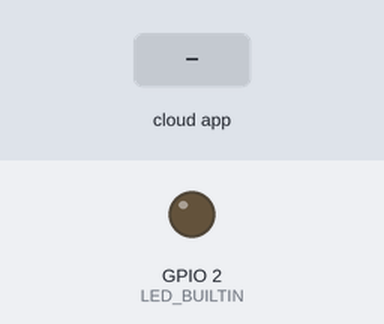
A sketch run on a simulated ESP32. Shown: output pins drawn as LEDs (lit = HIGH). The inputs (shaded band) are chosen by the test bench.

Above: at 1.2 s.
1.3 s: the phone or cloud app sets led to 1
At 2.0 s:
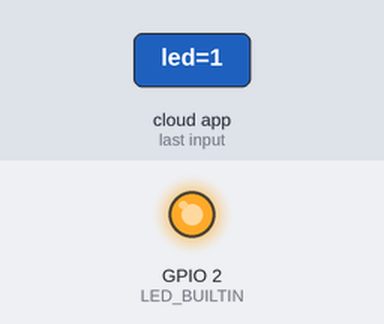
2.8 s: the phone or cloud app sets led to 0
At 3.2 s:
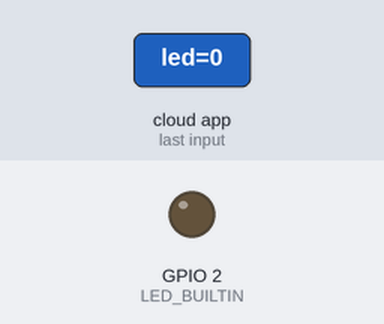
Timing chart, 0 to 5.8 s (numbered marks = the images above; inputs shaded):
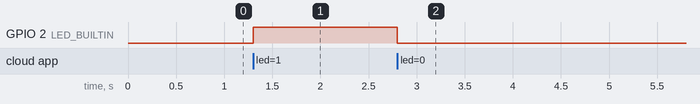

The sketch:

Thinger_LED.ino
```cpp
#include <ThingerESP32.h>

#define USERNAME "saparhadi"
#define DEVICE_ID "ESP32"
#define DEVICE_CREDENTIAL "nktkmpV1E@mt"

//Your Wifi setting
#define SSID "Saparhadi"
#define SSID_PASSWORD "ahahahaha"

ThingerESP32 thing(USERNAME, DEVICE_ID, DEVICE_CREDENTIAL);

void setup() {
  pinMode(LED_BUILTIN, OUTPUT);

  thing.add_wifi(SSID, SSID_PASSWORD);

  // digital pin control example (i.e. turning on/off a light, a relay, configuring a parameter, etc)
  thing["led"] << digitalPin(LED_BUILTIN);

  // resource output example (i.e. reading a sensor value)
  thing["millis"] >> outputValue(millis());

  // more details at http://docs.thinger.io/arduino/

}

void loop() {
  thing.handle();

}
```

Measured:
- after the input at 1.3 s, GPIO 2 (LED_BUILTIN): LOW → HIGH at once
- after the input at 2.8 s, GPIO 2 (LED_BUILTIN): HIGH → LOW at once
